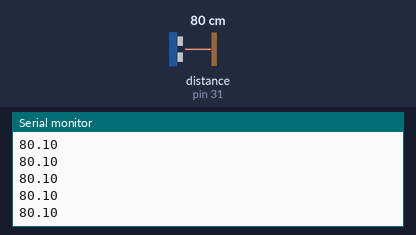
A sketch run on a simulated Arduino Mega 2560, built with avr-gcc and run on an emulated ATmega2560. Shown: the last lines printed to the serial monitor. Wiring (inferred from the names in the program): ultrasonic range finder: trigger pin 32; echo pin 31. Inputs (shaded band) come from the test bench; at power-on: distance to the obstacle (sensor on pin 31) 80 cm. The echo pulse lasts 58.3 µs per cm.

Above: at 1.2 s.
1.3 s: distance to the obstacle (sensor on pin 31) set to 2 cm
At 1.38 s:
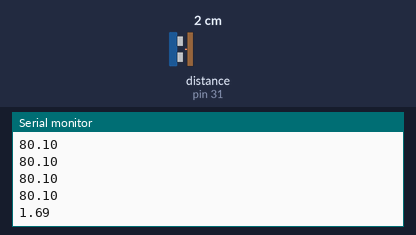
2.8 s: distance to the obstacle (sensor on pin 31) set to 4 cm
At 2.89 s:
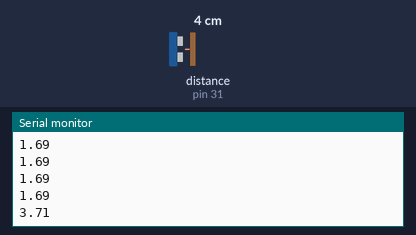
Timing chart, 0 to 5.8 s (numbered marks = the images above; inputs shaded):
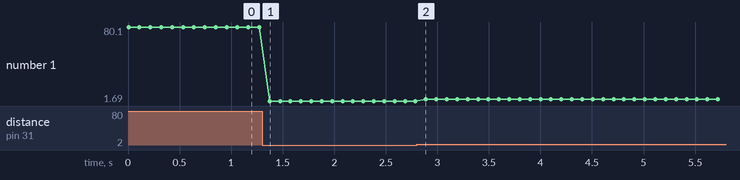

Measured:
- after the input at 1.3 s, the serial monitor: prints a new line after 0.07 s (image 1)
- after the input at 2.8 s, the serial monitor: prints a new line after 0.09 s (image 2)
- plotted number 1: 80.1 → 1.69 after the input at 1.3 s, 1.69 → 3.71 after the input at 2.8 s

The sketch:

us_test.ino
```cpp
#define NUM_US 1
#define WINDOW_SIZE 20

const uint32_t US_TRIG[NUM_US] = { 32 };
const uint32_t US_ECHO[NUM_US] = { 31 };

void setup() {
  Serial.begin(115200);
  for (uint32_t ch = 0; ch < NUM_US; ++ch) {
    pinMode(US_TRIG[ch], OUTPUT);
    pinMode(US_ECHO[ch], INPUT);
  }
}

void loop() {
  float us = usToInches(readUltrasonicRaw(0));
  Serial.println(us);
  delay(100);
}

inline float usToInches(uint32_t us) {
  return us / 58.0f;
}

uint32_t avgAccs[NUM_US] = {};
uint32_t avgIdxs[NUM_US] = {};
uint32_t avgBufs[NUM_US][WINDOW_SIZE] = {};

uint32_t movingAverage(uint32_t value, uint32_t *buffer, uint32_t *accumulator, uint32_t *index) {
  *accumulator -= buffer[*index];         // Remove the oldest entry from the sum
  buffer[*index] = value;                 // Add the newest reading to the window
  *accumulator += value;                  // Add the newest reading to the sum
  *index = (*index + 1) % WINDOW_SIZE;    // Increment the index, and wrap to 0 if it exceeds the window size
  return *accumulator / WINDOW_SIZE;
}

uint32_t readUltrasonicAveraged(uint32_t ch) {
  uint32_t us = readUltrasonicRaw(ch);
  return movingAverage(us, avgBufs[ch], &avgAccs[ch], &avgIdxs[ch]);
}

uint32_t readUltrasonicRaw(uint32_t ch) {
  digitalWrite(US_TRIG[ch], LOW);
  delayMicroseconds(2);  /* Ensure pin is reset */
  digitalWrite(US_TRIG[ch], HIGH);
  delayMicroseconds(10);  /* 10us delay to start module */
  digitalWrite(US_TRIG[ch], LOW);
  return pulseIn(US_ECHO[ch], HIGH, 1000000L);
}
```
